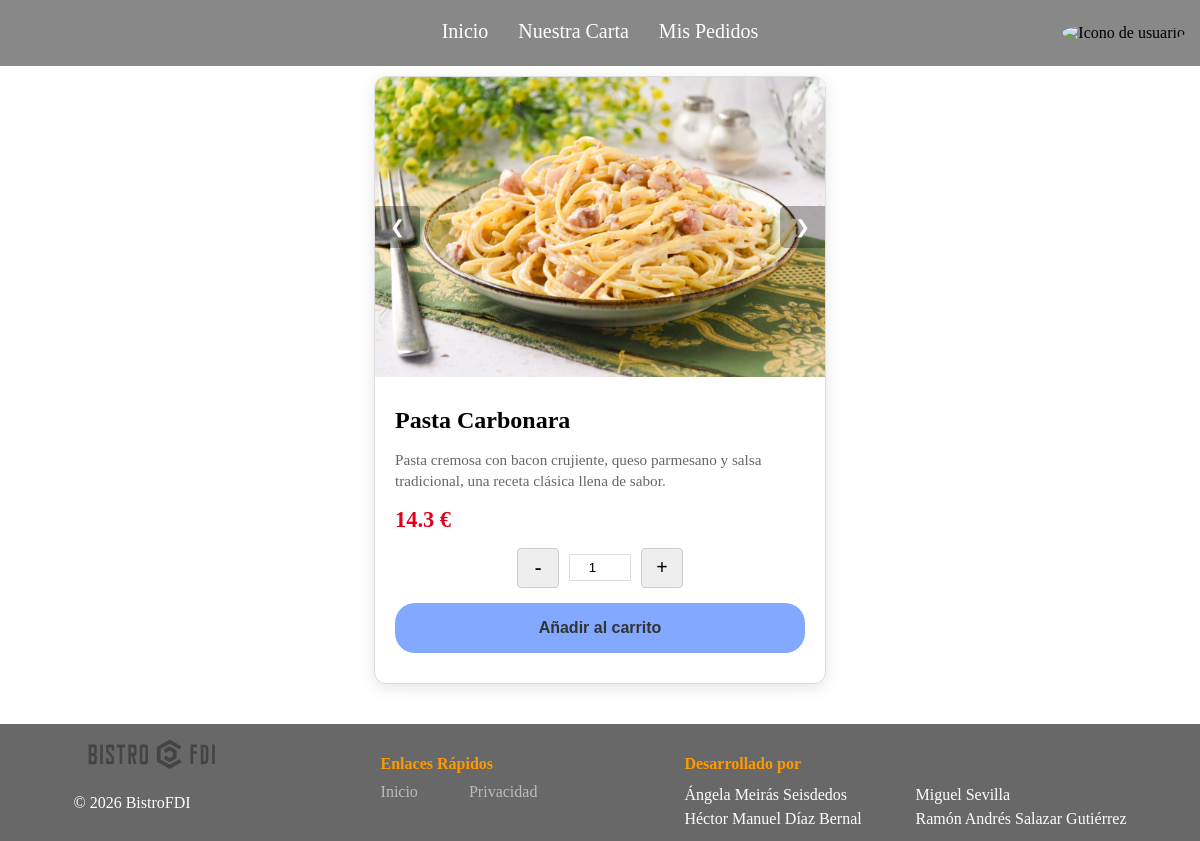
Page /practica2/includes/vistas/productos/productos_detalle.php?id=9 (signed in) on the committed database.
### tables this page shows
CREATE TABLE `productos` (
  `id` int(11) NOT NULL,
  `id_categoria` int(11) NOT NULL,
  `nombre` varchar(150) NOT NULL,
  `descripcion` text DEFAULT NULL,
  `precio_base` decimal(10,2) NOT NULL,
  `iva` int(11) NOT NULL CHECK (`iva` in (4,10,21)),
  `disponible` tinyint(1) DEFAULT 1,
  `ofertado` tinyint(1) DEFAULT 1,
  `cocinable` tinyint(1) DEFAULT 1
);

### practica2/includes/clases/SA/ProductoSA.php (called while the page is built, shortened)
<?php
class ProductoSA {
    private $dao;
    public function __construct($db_connection) {
        $this->dao = new ProductoDAO($db_connection);
    }
    public function obtenerPorId($id) {
        return $this->dao->obtenerPorId($id);
    }
}

### practica2/includes/clases/DAO/ProductoDAO.php (called while the page is built, shortened)
<?php
class ProductoDAO {
    private $db;
    public function __construct($db_connection) {
        $this->db = $db_connection;
    }
    public function obtenerPorId($id) {
        $sql = "SELECT p.*, c.nombre as cat_nombre FROM productos p LEFT JOIN categorias c ON p.id_categoria = c.id WHERE p.id = ?";
        $stmt = mysqli_prepare($this->db, $sql);
        mysqli_stmt_bind_param($stmt, "i", $id);
        mysqli_stmt_execute($stmt);
        $res = mysqli_stmt_get_result($stmt);
        if ($row = mysqli_fetch_assoc($res)) {
            $imgSql = "SELECT ruta_imagen FROM productos_imagenes WHERE id_producto = ? ORDER BY orden";
            $imgStmt = mysqli_prepare($this->db, $imgSql);
            mysqli_stmt_bind_param($imgStmt, "i", $id);
            mysqli_stmt_execute($imgStmt);
            $imgRes = mysqli_stmt_get_result($imgStmt);
            $imagenes = [];
            while($imgRow = mysqli_fetch_assoc($imgRes)) {
                $imagenes[] = $imgRow['ruta_imagen'];
            }
            return new Producto($row['id'], $row['id_categoria'], $row['nombre'], $row['descripcion'],
                                $row['precio_base'], $row['iva'], $row['disponible'], $row['ofertado'],
                                $row['cat_nombre'], $imagenes);
        }
        return null;
    }
}

### practica2/includes/clases/DTO/Producto.php (called while the page is built, shortened)
<?php
class Producto {
    private $nombre;
    private $descripcion;
    private $precio_base;
    private $iva;
    private $imagenes = [];
    public function __construct($id, $id_cat, $nom, $desc, $pb, $iva, $disp, $ofert, $cat_nom = '', $imagenes = []) {
        $this->nombre = $nom;
        $this->descripcion = $desc;
        $this->precio_base = $pb;
        $this->iva = $iva;
        $this->imagenes = is_array($imagenes) ? $imagenes : [$imagenes];    }
    public function getNombre() { return $this->nombre; }
    public function getDescripcion() { return $this->descripcion; }
    public function getImagenesArray() {
        return $this->imagenes;
    }
    public function getPrecioFinal() {
        return $this->precio_base * (1 + ($this->iva / 100));
    }
}

### practica2/includes/vistas/productos/productos_detalle.php (the view, shortened to what this page needs)
<?php
require_once '../../config.php';
$prodSA = new ProductoSA($db_connection);
$id = $_GET['id'] ?? null;
$producto = $id ? $prodSA->obtenerPorId($id) : null;
$imagenes = $producto->getImagenesArray();
$htmlImagenes = "";
foreach ($imagenes as $key => $img) {
    $active = ($key === 0) ? "active" : "";
    $ruta = RAIZ_APP . "/img/productos/" . $img;
    $htmlImagenes .= "<img src='$ruta' class='img-carrusel $active' data-index='$key'>";
}
$variables ="?id_producto=" . $id . "&accion=add" . (isset($_GET['tipo'])?"&tipo=".$_GET['tipo']:"");
$contenidoPrincipal = <<<EOF
<div class="detalle-producto-centrado">
    <div class="carrusel-contenedor">
        <div class="carrusel">
            $htmlImagenes
            <button class="btn-carrusel prev" onclick="cambiarImagen(-1)">&#10094;</button>
            <button class="btn-carrusel next" onclick="cambiarImagen(1)">&#10095;</button>
        </div>
    </div>
    <form class="form-pedido-producto-detalle" action="../pedidos/apoyo/procesar_carrito.php$variables" method="POST">
    <div class="info-detalle">
        <h1>{$producto->getNombre()}</h1>
        <p class="descripcion">{$producto->getDescripcion()}</p>
        <p class="precio-detalle">{$producto->getPrecioFinal()} €</p>
        <div class="controles-pedido">
            <div class="selector-cantidad">
                <button type="button" onclick="modificarCantidad(-1)">-</button>
                <input type="number" id="cantidad" name="cantidad" value="1" min="1" readonly>
                <button type="button" onclick="modificarCantidad(1)">+</button>
            </div>
            <button type="submit" id="btn-carrito-detalle-producto">Añadir al carrito</button>
        </div>
    </div>
    </form>
</div>
EOF;
require("../comun/plantilla.php");

### practica2/css/default.css (style rules this page uses)
body { margin: 0; display: flex; flex-direction: column; min-height: 100vh; }
form { background-color: #f9f9f9; padding: 30px; border-radius: 8px; box-shadow: 0 2px 10px rgba(0,0,0,0.1); max-width: 35%; width: 100%; margin: 20px 0; text-align: left; }
button[type="submit"] { background-color: #888888; color: white; padding: 12px 20px; border: none; border-radius: 4px; cursor: pointer; font-size: 18px; font-family: 'Times New Roman', Times, serif; width: 100%; }
button[type="button"] { background-color: #888888; color: white; padding: 12px 20px; border: none; border-radius: 4px; cursor: pointer; font-size: 18px; font-family: 'Times New Roman', Times, serif; width: 100%; }
h1 { font-size: 33px; font-family: 'Times New Roman', Times, serif; }
.detalle-producto-centrado { width: 450px; margin: 40px auto; background: white; border: 1px solid #ddd; border-radius: 12px; overflow: hidden; box-shadow: 0 4px 15px rgba(0,0,0,0.1); position: relative; z-index: 1; }
.carrusel-contenedor { position: relative; width: 100%; height: 300px; background: #f9f9f9; }
.carrusel { width: 100%; height: 100%; position: relative; }
.img-carrusel { width: 100%; height: 100%; object-fit: cover; display: none; }
.img-carrusel.active { display: block; }
.btn-carrusel { position: absolute; top: 50%; transform: translateY(-50%); background: rgba(0,0,0,0.3); color: white; border: none; padding: 10px 15px; cursor: pointer; font-size: 18px; z-index: 10; transition: background 0.3s; }
.prev { left: 0; border-radius: 0 5px 5px 0; }
.next { right: 0; border-radius: 5px 0 0 5px; }
.info-detalle { padding: 20px; text-align: left; }
.info-detalle h1 { margin: 0 0 10px 0; font-size: 1.5em; }
.info-detalle .descripcion { color: #666; font-size: 0.95em; line-height: 1.4; }
.info-detalle .precio-detalle { font-size: 1.4em; font-weight: bold; color: #e2001a; margin: 15px 0; }
.controles-pedido { display: flex; flex-direction: column; align-items: center; gap: 15px; }
.selector-cantidad { display: flex; align-items: center; justify-content: center; gap: 10px; }
.selector-cantidad button { width: 40px; height: 40px; background-color: #eeeeee; border: 1px solid #ccc; color: #000000; font-size: 20px; font-weight: bold; cursor: pointer; display: flex; align-items: center; justify-content: center; }
.selector-cantidad input { width: 50px; text-align: center; border: 1px solid #ddd; padding: 5px; }
.form-pedido-producto-detalle { display: flex; align-items: center; justify-content: center; padding: 0; margin-top: 10px; margin-bottom: 10px; width: 100%; max-width: 100%; background: transparent; box-shadow: none; }
#btn-carrito-detalle-producto { background-color: #82a9ff; border-radius: 20px; height: 50px; width: 40%; color: #333; padding: 10px; font-weight: bold; font-family: Arial, sans-serif; font-size: 16px; margin-bottom: auto; margin-top: auto; transition: 0.3s; width: 100%; padding: 12px; font-weight: bold; }

### rows in the picture
productos: nombre "Pasta Carbonara", descripcion "Pasta cremosa con bacon crujiente, queso parmesano y salsa tradicional, una receta clásica llena de sabor.", $producto->getPrecioFinal() "14.3"
